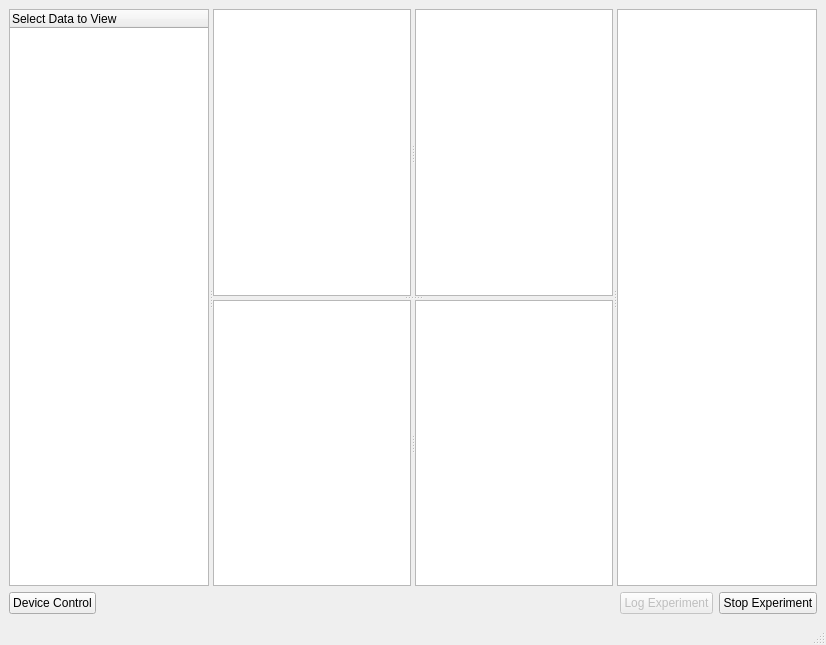
<?xml version="1.0" encoding="UTF-8"?>
<ui version="4.0">
 <class>MainWindow</class>
 <widget class="QMainWindow" name="MainWindow">
  <property name="windowModality">
   <enum>Qt::NonModal</enum>
  </property>
  <property name="geometry">
   <rect>
    <x>0</x>
    <y>0</y>
    <width>826</width>
    <height>645</height>
   </rect>
  </property>
  <property name="contextMenuPolicy">
   <enum>Qt::DefaultContextMenu</enum>
  </property>
  <property name="windowTitle">
   <string>DeathRay</string>
  </property>
  <widget class="QWidget" name="centralwidget">
   <layout class="QVBoxLayout" name="verticalLayout">
    <item>
     <widget class="QSplitter" name="splitter">
      <property name="orientation">
       <enum>Qt::Horizontal</enum>
      </property>
      <widget class="QTreeWidget" name="treeRun">
       <property name="sizePolicy">
        <sizepolicy hsizetype="Expanding" vsizetype="Expanding">
         <horstretch>0</horstretch>
         <verstretch>0</verstretch>
        </sizepolicy>
       </property>
       <property name="maximumSize">
        <size>
         <width>16777215</width>
         <height>16777215</height>
        </size>
       </property>
       <column>
        <property name="text">
         <string>Select Data to View</string>
        </property>
       </column>
      </widget>
      <widget class="QSplitter" name="splitter_3">
       <property name="orientation">
        <enum>Qt::Vertical</enum>
       </property>
       <widget class="QSplitter" name="splitter_top">
        <property name="orientation">
         <enum>Qt::Horizontal</enum>
        </property>
        <widget class="QwtPlot" name="qwtPlot_1"/>
        <widget class="QwtPlot" name="qwtPlot_3"/>
       </widget>
       <widget class="QSplitter" name="splitter_bottom">
        <property name="orientation">
         <enum>Qt::Horizontal</enum>
        </property>
        <widget class="QwtPlot" name="qwtPlot_2"/>
        <widget class="QwtPlot" name="qwtPlot_4"/>
       </widget>
      </widget>
      <widget class="QTableWidget" name="tableWidgetData"/>
     </widget>
    </item>
    <item>
     <layout class="QHBoxLayout" name="horizontalLayout">
      <item>
       <widget class="QPushButton" name="pushButtonBack">
        <property name="enabled">
         <bool>true</bool>
        </property>
        <property name="text">
         <string>Device Control</string>
        </property>
       </widget>
      </item>
      <item>
       <spacer name="horizontalSpacer">
        <property name="orientation">
         <enum>Qt::Horizontal</enum>
        </property>
        <property name="sizeHint" stdset="0">
         <size>
          <width>40</width>
          <height>20</height>
         </size>
        </property>
       </spacer>
      </item>
      <item>
       <widget class="QPushButton" name="pushButtonLog">
        <property name="enabled">
         <bool>false</bool>
        </property>
        <property name="text">
         <string>Log Experiment</string>
        </property>
       </widget>
      </item>
      <item>
       <widget class="QPushButton" name="pushButtonStopStart">
        <property name="text">
         <string>Stop Experiment</string>
        </property>
       </widget>
      </item>
     </layout>
    </item>
   </layout>
  </widget>
  <widget class="QStatusBar" name="statusbar"/>
  <action name="actionAbout">
   <property name="text">
    <string>About</string>
   </property>
  </action>
  <action name="actionPreferences">
   <property name="text">
    <string>Preferences</string>
   </property>
  </action>
  <action name="actionQuit">
   <property name="text">
    <string>Quit</string>
   </property>
  </action>
  <action name="actionNew_Experiment">
   <property name="enabled">
    <bool>false</bool>
   </property>
   <property name="text">
    <string>New Experiment</string>
   </property>
  </action>
  <action name="actionOpen">
   <property name="text">
    <string>Open file(s) for plotting...</string>
   </property>
  </action>
  <action name="actionSave_Plot">
   <property name="enabled">
    <bool>false</bool>
   </property>
   <property name="text">
    <string>Save Plot</string>
   </property>
  </action>
  <action name="actionSave_Experiment_Setup">
   <property name="enabled">
    <bool>false</bool>
   </property>
   <property name="text">
    <string>Save Experiment Setup</string>
   </property>
  </action>
  <action name="actionAbout_2">
   <property name="text">
    <string>About...</string>
   </property>
  </action>
  <action name="actionPreferences_2">
   <property name="text">
    <string>Preferences...</string>
   </property>
  </action>
  <action name="actionQuit_2">
   <property name="text">
    <string>Quit DeathRay</string>
   </property>
  </action>
  <action name="actionAsd">
   <property name="text">
    <string>asd</string>
   </property>
  </action>
  <action name="actionAbout_3">
   <property name="text">
    <string>About...</string>
   </property>
  </action>
  <action name="actionQuit_DeathRay">
   <property name="text">
    <string>Quit DeathRay</string>
   </property>
  </action>
  <action name="actionPreferences_3">
   <property name="text">
    <string>Quit DeathRay</string>
   </property>
  </action>
  <action name="actionAbout_DeathRay">
   <property name="enabled">
    <bool>false</bool>
   </property>
   <property name="text">
    <string>Placeholder</string>
   </property>
  </action>
  <action name="actionCopy_Plot">
   <property name="enabled">
    <bool>false</bool>
   </property>
   <property name="text">
    <string>Copy Plot</string>
   </property>
  </action>
  <action name="actionCopy">
   <property name="enabled">
    <bool>false</bool>
   </property>
   <property name="text">
    <string>Copy</string>
   </property>
  </action>
  <action name="actionPaste">
   <property name="enabled">
    <bool>false</bool>
   </property>
   <property name="text">
    <string>Paste</string>
   </property>
  </action>
  <action name="actionOne_Plot">
   <property name="text">
    <string>One Plot</string>
   </property>
  </action>
  <action name="actionTwo_Plots">
   <property name="text">
    <string>Two Plots</string>
   </property>
  </action>
  <action name="actionThree_Plots">
   <property name="text">
    <string>Three Plots</string>
   </property>
  </action>
  <action name="actionFour_Plots">
   <property name="text">
    <string>Four Plots</string>
   </property>
  </action>
 </widget>
 <customwidgets>
  <customwidget>
   <class>QwtPlot</class>
   <extends>QGraphicsView</extends>
   <header>qwt_plot.h</header>
  </customwidget>
 </customwidgets>
 <resources/>
 <connections/>
</ui>
